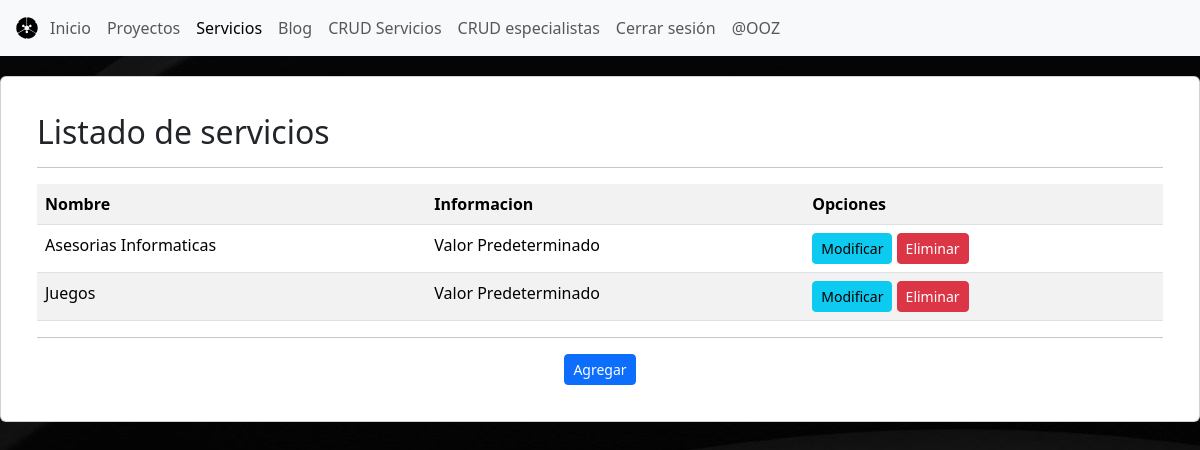
Page /blog/listar-servicio/ (signed in) on the earlier database version.
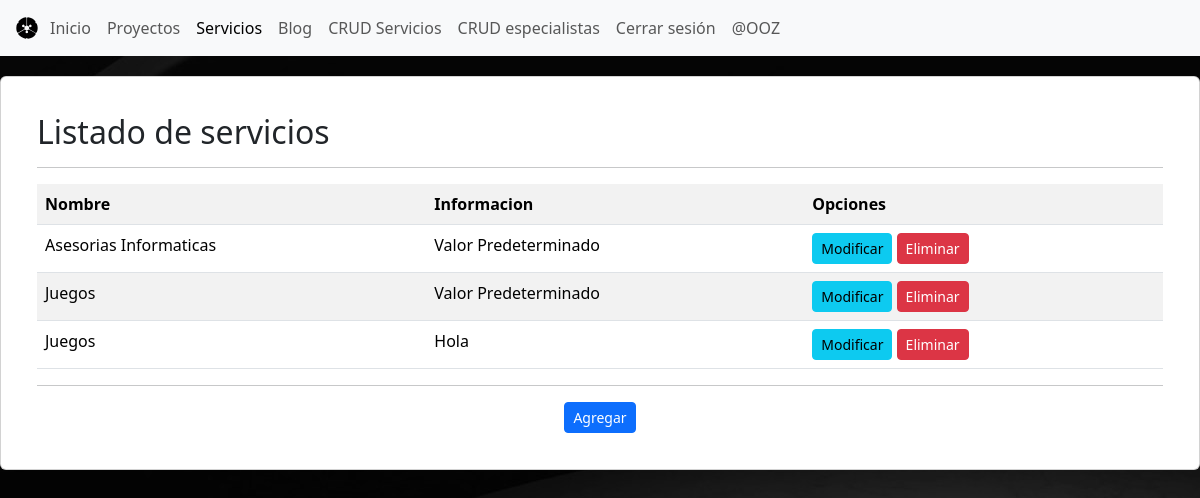
Same page on the later database version.
### blog/models.py (models this page shows, shortened)
class Servicio(models.Model):
    nombre = models.CharField(max_length=50)
    Imagen = models.ImageField(upload_to="servicios",null=True)
    descripcion=models.TextField()
    informacion = models.CharField(max_length=100, default='Valor predeterminado')

### blog/views.py (the view)
# urls.py: path("listar-servicio/",views.listar_servicio, name="listar_servicio"),
@permission_required('blog.add_servicio')
def listar_servicio(request):
    servicios = Servicio.objects.all()
    data = {
        'servicios': servicios
    }
    return render(request,"pages/listar_servicio.html",data)

### blog/templates/pages/listar_servicio.html (shortened to what this page needs)
<!DOCTYPE html>
<html lang="en">
<head>
    {% load static %}
    <link rel="stylesheet" href="{% static 'css/bootstrap.min.css' %}">
    <link rel="stylesheet" href="{% static 'css/custom.css' %}">
    <link rel="stylesheet" href="https://cdnjs.cloudflare.com/ajax/libs/font-awesome/6.5.2/css/all.min.css">
</head>
<header>
    <nav class="navbar navbar-expand-lg bg-body-tertiary">
        <div class="container-fluid">
            <img src="{% static 'img/icono.svg' %}" alt="Bootstrap" width="30" height="24">
            <div class="collapse navbar-collapse" id="navbarSupportedContent">
                <ul class="navbar-nav me-auto mb-2 mb-lg-0">
                    <li class="nav-item">
                        <a class="nav-link" aria-current="page" href="{% url 'index' %}">Inicio</a>
                    </li>
                    <li class="nav-item">
                        <a class="nav-link" href="{% url 'proyectos' %}">Proyectos</a>
                    </li>
                    <li class="nav-item">
                        <a class="nav-link active" href="{% url 'servicios' %}">Servicios</a>
                    </li>
                    <li class="nav-item">
                        <a class="nav-link" href="{% url 'blog' %}">Blog</a>
                    </li>
                    {% if perms.blog.add_servicio %}
                    <li class="nav-item">
                      <a class="nav-link" href="{% url 'listar_servicio' %} ">CRUD Servicios</a>
                    </li>
                    <li class="nav-item">
                        <a class="nav-link" href="{% url 'listar_profesional' %} ">CRUD especialistas</a>
                    </li>
                    {% endif %}
                    {% if user.is_authenticated %}
                    <li class="nav-item">
                        <a class="nav-link" href="#" onclick="event.preventDefault(); document.getElementById('logout-form').submit();">
                            Cerrar sesión
                        </a>
                    </li>
                    <li class="nav-item">
                        <a class="nav-link" href="#">@{{ user.username }}</a>
                    </li>
                    {% else %}
                    <li class="nav-item">
                        <a class="nav-link" href="{% url 'login' %}">Iniciar sesión</a>
                    </li>
                    {% endif %}
                </ul>
            </div>
        </div>
    </nav>
</header>
<main>
    <div class="card">
        <card class="card-body">
            <h2>Listado de servicios</h2>
            <hr>
            <table class="table table-striped table-hover table-responsive-sm">
                <tr>
                    <th>Nombre</th>
                    <th>Informacion</th>
                    <th>Opciones</th>
                </tr>
                {% for p in servicios %}
                    <tr>
                        <td>{{ p.nombre | title }}</td>
                        <td>{{ p.informacion | title }}</td>
                        <td>
                            <a href="{% url 'modificar_servicio' p.id%}" class="btn btn-info btn-sm">Modificar</a>
                            <a href="#" onclick="eliminarServicio({{p.id}})" class="btn btn-danger btn-sm">Eliminar</a>
                        </td>
                    </tr>
                {% endfor %}
            </table>
            <hr>
            <div class="d-flex justify-content-center mt-3">
                <a href="{% url 'agregar_servicio' %}" class="btn btn-primary btn-sm">Agregar</a>
            </div>
        </card>
    </div>
</main>
</html>

Differences in the rows shown:
added Servicio: nombre "Juegos", informacion "Hola"
